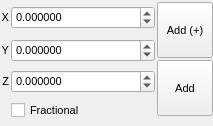
<?xml version="1.0" encoding="UTF-8"?>
<ui version="4.0">
 <class>AddAtomPopup</class>
 <widget class="QWidget" name="AddAtomPopup">
  <property name="geometry">
   <rect>
    <x>0</x>
    <y>0</y>
    <width>213</width>
    <height>126</height>
   </rect>
  </property>
  <property name="sizePolicy">
   <sizepolicy hsizetype="Minimum" vsizetype="Minimum">
    <horstretch>0</horstretch>
    <verstretch>0</verstretch>
   </sizepolicy>
  </property>
  <property name="font">
   <font>
    <pointsize>8</pointsize>
   </font>
  </property>
  <property name="windowTitle">
   <string>Build AddAtom Popup</string>
  </property>
  <layout class="QGridLayout" name="gridLayout">
   <property name="margin">
    <number>0</number>
   </property>
   <property name="spacing">
    <number>2</number>
   </property>
   <item row="3" column="1">
    <widget class="QCheckBox" name="FractionalCheck">
     <property name="text">
      <string>Fractional</string>
     </property>
    </widget>
   </item>
   <item row="0" column="0">
    <widget class="QLabel" name="label_42">
     <property name="sizePolicy">
      <sizepolicy hsizetype="Minimum" vsizetype="Preferred">
       <horstretch>0</horstretch>
       <verstretch>0</verstretch>
      </sizepolicy>
     </property>
     <property name="text">
      <string>X</string>
     </property>
     <property name="alignment">
      <set>Qt::AlignRight|Qt::AlignTrailing|Qt::AlignVCenter</set>
     </property>
    </widget>
   </item>
   <item row="2" column="1">
    <widget class="TExponentialSpin" name="ZSpin">
     <property name="sizePolicy">
      <sizepolicy hsizetype="Expanding" vsizetype="Fixed">
       <horstretch>0</horstretch>
       <verstretch>0</verstretch>
      </sizepolicy>
     </property>
     <property name="decimals">
      <number>6</number>
     </property>
     <property name="minimum">
      <double>-1000000.000000000000000</double>
     </property>
     <property name="maximum">
      <double>1000000.000000000000000</double>
     </property>
     <property name="value">
      <double>0.000000000000000</double>
     </property>
    </widget>
   </item>
   <item row="0" column="1">
    <widget class="TExponentialSpin" name="XSpin">
     <property name="sizePolicy">
      <sizepolicy hsizetype="Expanding" vsizetype="Fixed">
       <horstretch>0</horstretch>
       <verstretch>0</verstretch>
      </sizepolicy>
     </property>
     <property name="decimals">
      <number>6</number>
     </property>
     <property name="minimum">
      <double>-100000.000000000000000</double>
     </property>
     <property name="maximum">
      <double>1000000.000000000000000</double>
     </property>
    </widget>
   </item>
   <item row="1" column="0">
    <widget class="QLabel" name="label_40">
     <property name="sizePolicy">
      <sizepolicy hsizetype="Minimum" vsizetype="Preferred">
       <horstretch>0</horstretch>
       <verstretch>0</verstretch>
      </sizepolicy>
     </property>
     <property name="text">
      <string>Y</string>
     </property>
     <property name="alignment">
      <set>Qt::AlignRight|Qt::AlignTrailing|Qt::AlignVCenter</set>
     </property>
    </widget>
   </item>
   <item row="0" column="2" rowspan="4">
    <layout class="QVBoxLayout" name="verticalLayout">
     <item>
      <widget class="QToolButton" name="AddAgainButton">
       <property name="minimumSize">
        <size>
         <width>56</width>
         <height>56</height>
        </size>
       </property>
       <property name="maximumSize">
        <size>
         <width>56</width>
         <height>56</height>
        </size>
       </property>
       <property name="toolTip">
        <string>Add atom at specified coordinates and wait for another</string>
       </property>
       <property name="text">
        <string>Add (+)</string>
       </property>
       <property name="icon">
        <iconset resource="icons.qrc">
         <normaloff>:/build/icons/build_addatomagain.svg</normaloff>:/build/icons/build_addatomagain.svg</iconset>
       </property>
       <property name="iconSize">
        <size>
         <width>30</width>
         <height>30</height>
        </size>
       </property>
       <property name="checkable">
        <bool>false</bool>
       </property>
       <property name="autoExclusive">
        <bool>false</bool>
       </property>
       <property name="toolButtonStyle">
        <enum>Qt::ToolButtonTextUnderIcon</enum>
       </property>
       <property name="autoRaise">
        <bool>false</bool>
       </property>
      </widget>
     </item>
     <item>
      <widget class="QToolButton" name="AddButton">
       <property name="minimumSize">
        <size>
         <width>56</width>
         <height>56</height>
        </size>
       </property>
       <property name="maximumSize">
        <size>
         <width>56</width>
         <height>56</height>
        </size>
       </property>
       <property name="toolTip">
        <string>Add atom at specified coordinates and close window</string>
       </property>
       <property name="text">
        <string>Add</string>
       </property>
       <property name="icon">
        <iconset resource="icons.qrc">
         <normaloff>:/build/icons/build_addatom.svg</normaloff>:/build/icons/build_addatom.svg</iconset>
       </property>
       <property name="iconSize">
        <size>
         <width>30</width>
         <height>30</height>
        </size>
       </property>
       <property name="checkable">
        <bool>false</bool>
       </property>
       <property name="autoExclusive">
        <bool>false</bool>
       </property>
       <property name="toolButtonStyle">
        <enum>Qt::ToolButtonTextUnderIcon</enum>
       </property>
       <property name="autoRaise">
        <bool>false</bool>
       </property>
      </widget>
     </item>
     <item>
      <spacer name="verticalSpacer">
       <property name="orientation">
        <enum>Qt::Vertical</enum>
       </property>
       <property name="sizeHint" stdset="0">
        <size>
         <width>20</width>
         <height>1</height>
        </size>
       </property>
      </spacer>
     </item>
    </layout>
   </item>
   <item row="1" column="1">
    <widget class="TExponentialSpin" name="YSpin">
     <property name="sizePolicy">
      <sizepolicy hsizetype="Expanding" vsizetype="Fixed">
       <horstretch>0</horstretch>
       <verstretch>0</verstretch>
      </sizepolicy>
     </property>
     <property name="decimals">
      <number>6</number>
     </property>
     <property name="minimum">
      <double>-1000000.000000000000000</double>
     </property>
     <property name="maximum">
      <double>1000000.000000000000000</double>
     </property>
    </widget>
   </item>
   <item row="2" column="0">
    <widget class="QLabel" name="label_41">
     <property name="sizePolicy">
      <sizepolicy hsizetype="Minimum" vsizetype="Preferred">
       <horstretch>0</horstretch>
       <verstretch>0</verstretch>
      </sizepolicy>
     </property>
     <property name="text">
      <string>Z</string>
     </property>
     <property name="alignment">
      <set>Qt::AlignRight|Qt::AlignTrailing|Qt::AlignVCenter</set>
     </property>
    </widget>
   </item>
  </layout>
 </widget>
 <customwidgets>
  <customwidget>
   <class>TExponentialSpin</class>
   <extends>QDoubleSpinBox</extends>
   <header>gui/texponentialspin.hui</header>
  </customwidget>
 </customwidgets>
 <tabstops>
  <tabstop>XSpin</tabstop>
  <tabstop>YSpin</tabstop>
  <tabstop>ZSpin</tabstop>
  <tabstop>FractionalCheck</tabstop>
  <tabstop>AddAgainButton</tabstop>
  <tabstop>AddButton</tabstop>
 </tabstops>
 <resources>
  <include location="icons.qrc"/>
 </resources>
 <connections/>
</ui>
